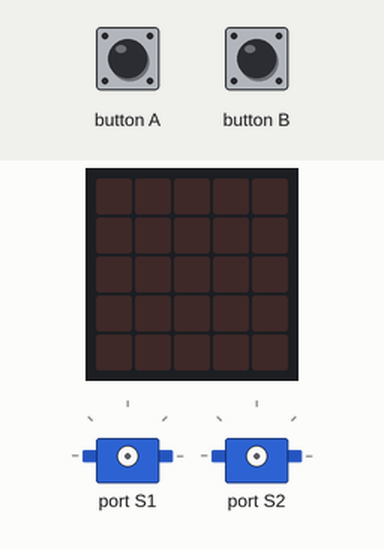
Recording of a program running on a simulated BBC micro:bit (MakeCode). On the bench: the board's 5×5 LED display, 2 × servo. The inputs (shaded band) are chosen by the test bench.

Above: at 1.2 s.
1.3 s: button A pressed for 0.15 s
At 3.5 s:
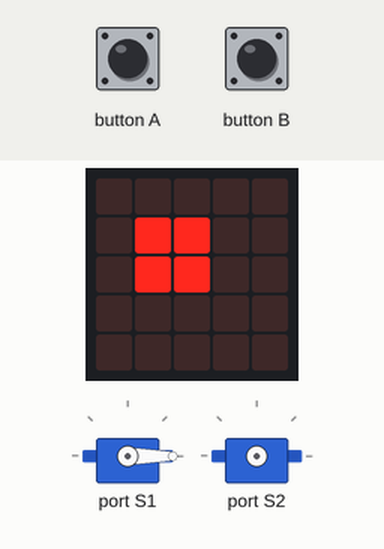
4.4 s: button B pressed for 0.15 s
At 6.1 s:
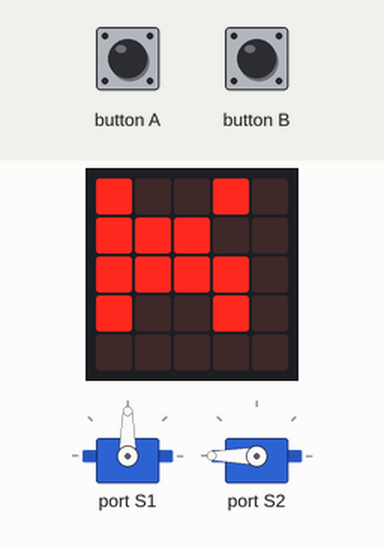
6.4 s: button A pressed for 0.15 s
At 9.6 s:
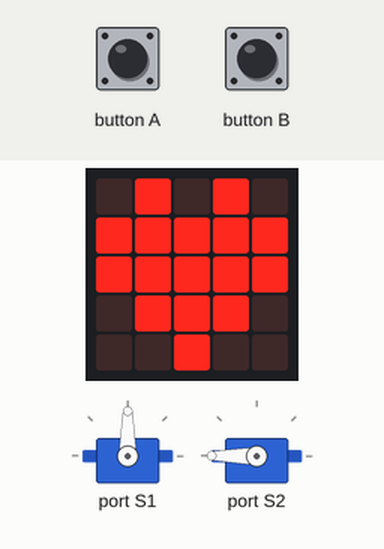
Timing chart, 0 to 11.1 s (numbered marks = the images above; inputs shaded):
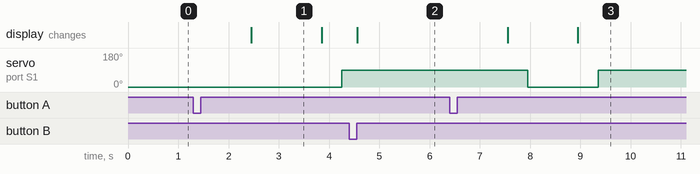

Measured:
- after the input at 1.3 s, servo on port S1: 0° → 90° after 3.0 s; the display: changes after 1.2 s (image 1)
- after the input at 4.4 s, the display: changes after 0.16 s (image 2)
- after the input at 6.4 s, servo on port S1: 90° → 0° after 1.6 s, → 90° 1.4 s later; the display: first changes after 1.2 s (image 3 shows a later state)
- what the display in image 1 shows lasts 1.4 s, from 2.5 s to 3.9 s

The program:

main.ts
```typescript
input.onButtonPressed(Button.A, function () {
    basic.pause(1000)
    basic.showLeds(`
        . . . . .
        . # # . .
        . # # . .
        . . . . .
        . . . . .
        `)
    robotbit.Servo(robotbit.Servos.S1, 0)
    basic.pause(1000)
    basic.showLeds(`
        . # . # .
        # # # # #
        # # # # #
        . # # # .
        . . # . .
        `)
    robotbit.Servo(robotbit.Servos.S1, 90)
    basic.pause(1000)
})
input.onButtonPressed(Button.B, function () {
    basic.showLeds(`
        # . . # .
        # # # . .
        # # # # .
        # . . # .
        . . . . .
        `)
    robotbit.Servo(robotbit.Servos.S2, 180)
})
basic.forever(function () {

})
```

test.ts
```typescript
// testes vão aqui; isto não será compilado quando este pacote for usado como uma extensão.
```
